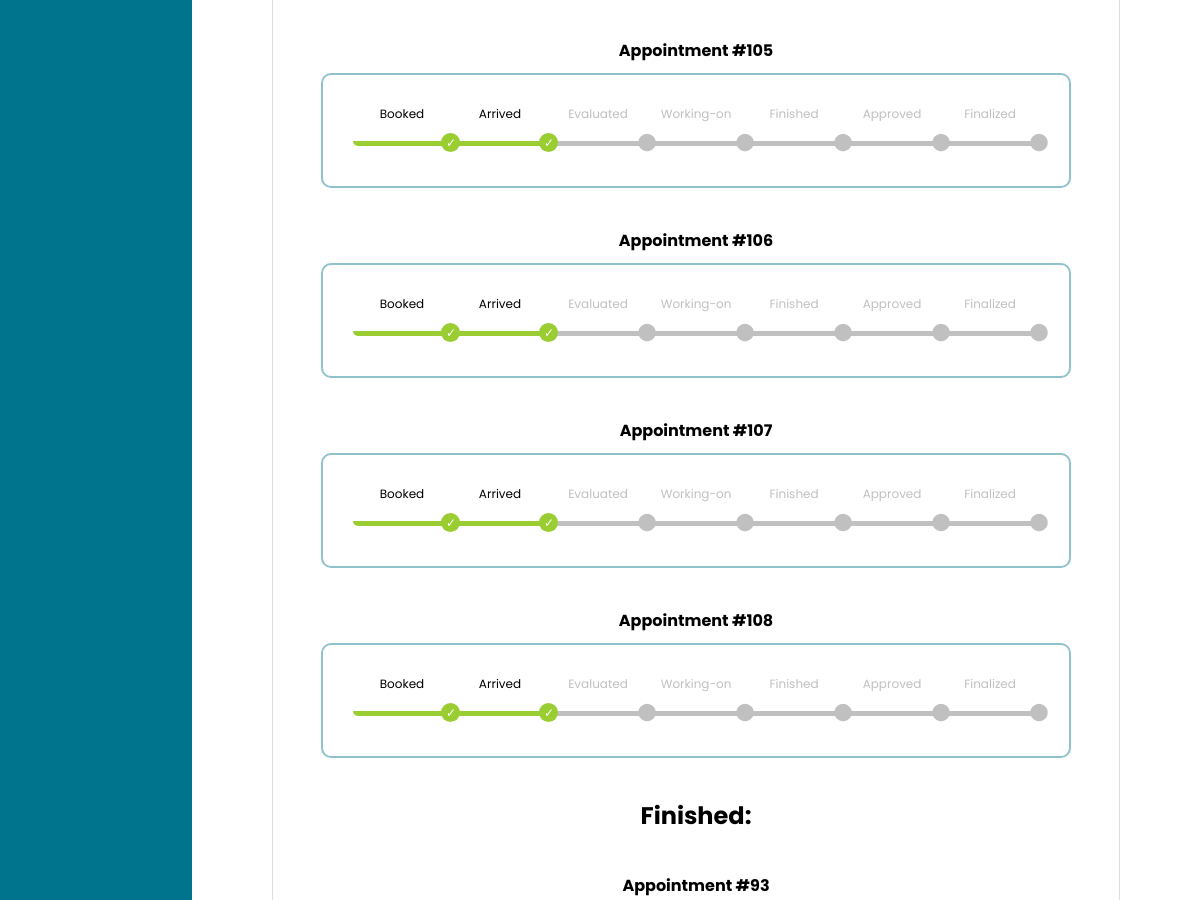
Page /client/requests/ (signed in, middle part) on the earlier database version.
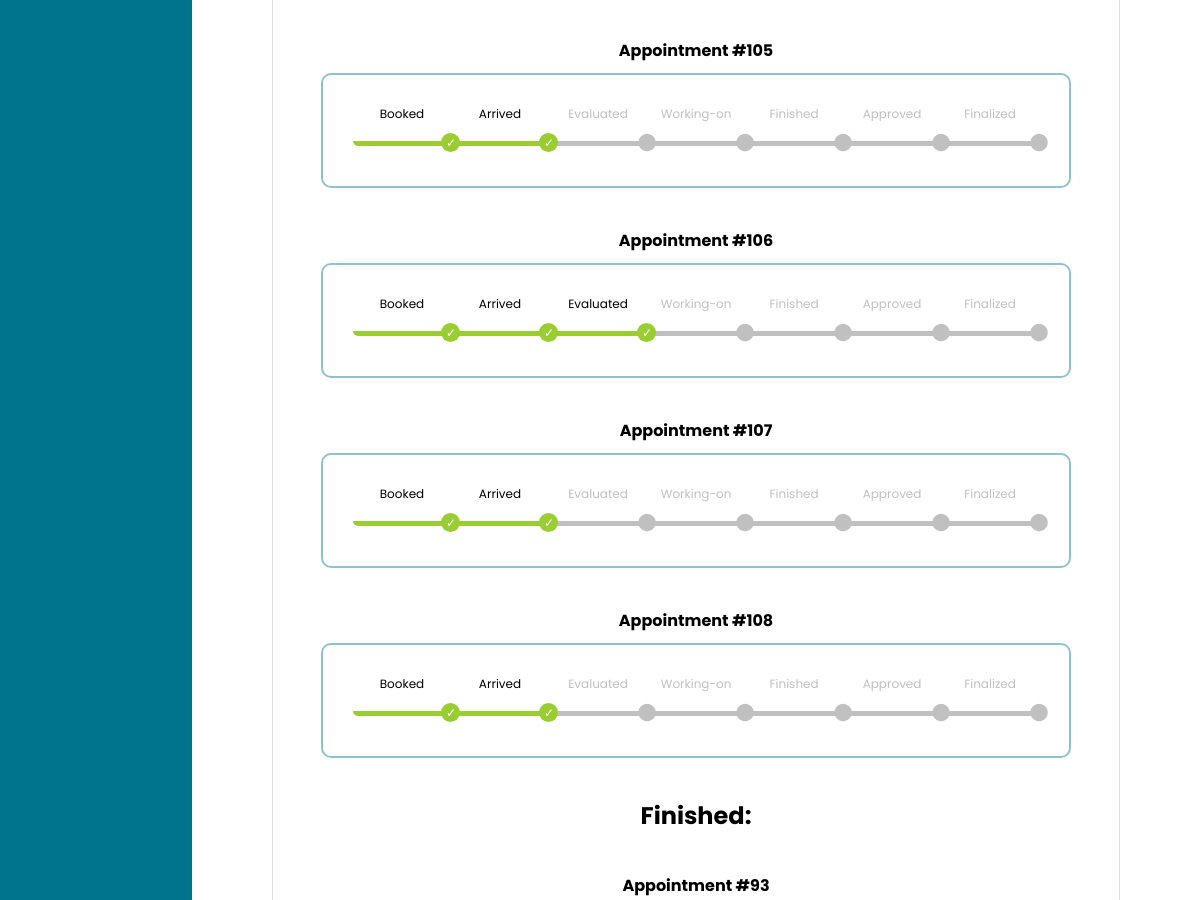
Same page on the later database version.
### main_home/models.py (models this page shows, shortened)
class Appointment(models.Model):
    UPCOMING = 'Upcoming'
    TOMORROW = 'Tommorow'
    TODAY = 'Today'
    OVERDUE = 'Overdue'
    STATUS_CHOICES = [
        (UPCOMING, 'Upcoming'),
        (TOMORROW, 'Tommorow'),
        (TODAY, 'Today'),
        (OVERDUE, 'Overdue'),
    ]
    client = models.ForeignKey(Client, on_delete=models.CASCADE)
    tests_requested = models.ManyToManyField(TestOffered)
    date = models.DateField(validators=[validate_date_not_past])
    description = models.CharField(max_length=1000,blank=True)
    document = models.ImageField(null=True,blank=True,upload_to='medical_documents')
    total_price = models.DecimalField(max_digits=10, decimal_places=2)
    payment_status = models.BooleanField(default=False)
    arrived = models.BooleanField(default=False)
    cancelled = models.BooleanField(default=False)
    performed = models.BooleanField(default=False)
    urgent = models.BooleanField(default=False)
    class Meta:
        db_table = 'appointment'
    def __str__(self):
        return f"Appointment #{self.id}"
    @property
    def status(self):
        today = timezone.now().date()
        if self.date > today:
            return self.UPCOMING
        elif self.date == today:
            return self.TODAY
        elif self.date == today + timezone.timedelta(days=1):
            return self.TOMORROW
        else:
            return self.OVERDUE

### client/views.py (the view)
# urls.py: path("requests/",views.request_list,name="auditor_request_list"),
@login_required
@permission_required('client.view_client', raise_exception=True)
def request_list(request):
    appointments = Appointment.objects.filter(cancelled=False)
    context = {
        'appointments': appointments
    }
    return render(request,'client/request/request_list.html',context)

### client/templates/client/request/request_list.html (shortened to what this page needs)
{% extends 'client/client.html' %}
{% load static %}
{% block main %}
<div class="Container">
    {% for appointment in appointments %}
        {% if appointment.status != Appointment.OVERDUE %}
            {% if not appointment.analysisrequest or not appointment.analysisrequest.testresult.report.invoice %}
            <div class="progress-bar">
                <h4 class="small-header">{{appointment}}</h4>
                    <ol class="progress-meter">
                        <li class="progress-point finished">Booked</li>
                        {% if appointment.arrived %}
                        <li class="progress-point finished">Arrived</li>
                        {% else %}
                        <li class="progress-point pending">Arrived</li>
                        {% endif %}
                        {% if appointment.performed %}
                        <li class="progress-point finished">Evaluated</li>
                        {% else %}
                        <li class="progress-point pending">Evaluated</li>
                        {% endif %}
                        {% if appointment.analysisrequest and appointment.analysisrequest.status != 'pending'  %}
                            {% if appointment.analysisrequest.status == "finished" %}
                                <li class="progress-point finished">Working-on</li>
                                <li class="progress-point finished">Finished</li>
                            {% else %}
                                <li class="progress-point finished">Working-on</li>
                                <li class="progress-point pending">Finished</li>
                            {% endif %}
                            {% if appointment.analysisrequest.testresult.approved %}
                                <li class="progress-point finished">Approved</li>
                                <li class="progress-point finished">Finalized</li>
                            {% else %}
                                <li class="progress-point pending">Approved</li>
                                <li class="progress-point pending">Finalized</li>
                            {% endif %}
                        {% else %}
                            <li class="progress-point pending">Working-on</li>
                            <li class="progress-point pending">Finished</li>
                            <li class="progress-point pending">Approved</li>
                            <li class="progress-point pending">Finalized</li>
                        {% endif %}
                    </ol>
                </div>
            {% endif %}
        {% endif %}
    {% endfor %}
    <h2>Finished:</h2>
    {% for appointment in appointments %}
        {% if appointment.status != Appointment.OVERDUE %}
            {% if appointment.analysisrequest and appointment.analysisrequest.testresult.report.invoice %}
                <div class="progress-bar">
                    <h4 class="small-header">{{appointment}}</h4>
                </div>
            {% endif %}
        {% endif %}
    {% endfor %}
</div>
{% endblock main %}

Differences in the rows shown:
changed Appointment "Appointment #106": performed False → True (drawn)
